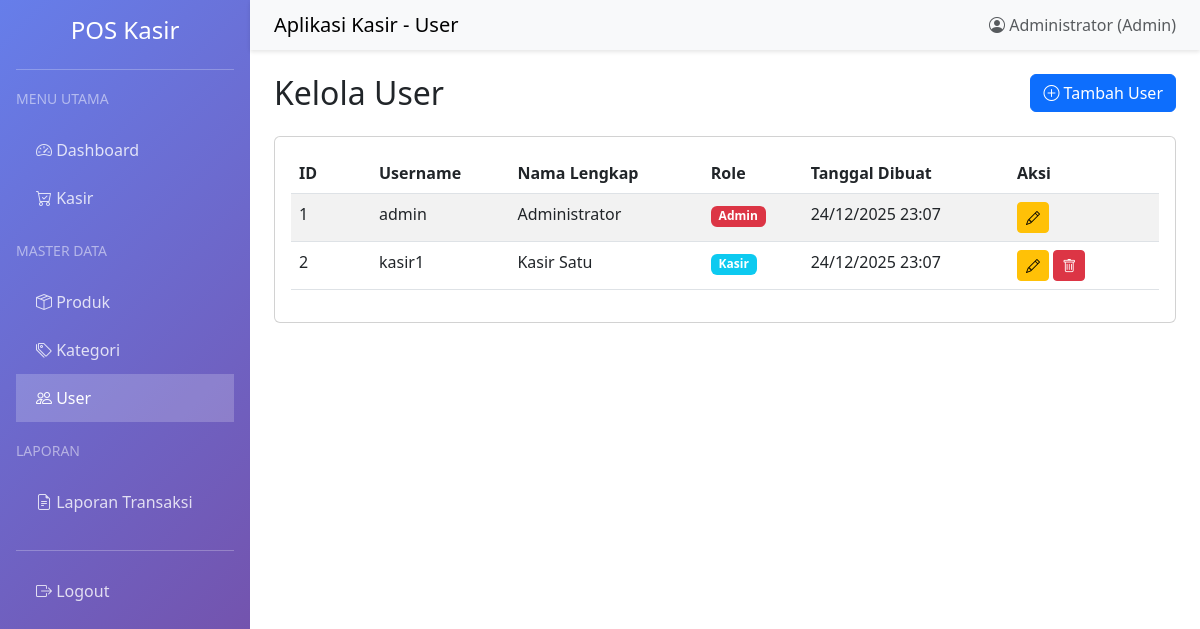
The app's page /index.php?page=user (signed in) with its own data.
### tables this page shows
CREATE TABLE users (
    id INT PRIMARY KEY AUTO_INCREMENT,
    username VARCHAR(50) UNIQUE NOT NULL,
    password VARCHAR(255) NOT NULL,
    nama_lengkap VARCHAR(100) NOT NULL,
    role ENUM('admin', 'kasir') NOT NULL,
    created_at TIMESTAMP DEFAULT CURRENT_TIMESTAMP
);

### controllers/UserController.php (called while the page is built, shortened)
<?php
class UserController {
    private $userModel;
    public function __construct() {
        $database = new Database();
        $this->db = $database->getConnection();
        $this->userModel = new User($this->db);
    }
    public function index() {
        $users = $this->userModel->getAll();
        include 'views/user/index.php';
    }
}
?>

### config/database.php (called while the page is built, shortened)
<?php
class Database {
    private $host = 'localhost';
    private $db_name = 'pos_kasir';
    private $username = 'root';
    private $password = '';
    public function getConnection() {
        $this->conn = null;
        try {
            $this->conn = new PDO(
                "mysql:host=" . $this->host . ";dbname=" . $this->db_name,
                $this->username,
                $this->password
            );
            $this->conn->setAttribute(PDO::ATTR_ERRMODE, PDO::ERRMODE_EXCEPTION);
            $this->conn->exec("set names utf8");
        } catch(PDOException $e) {
            echo "Connection error: " . $e->getMessage();
        }
        return $this->conn;
    }
}
?>

### models/User.php (called while the page is built, shortened)
<?php
class User {
    private $conn;
    private $table = 'users';
    public function __construct($db) {
        $this->conn = $db;
    }
    public function getAll() {
        $query = "SELECT id, username, nama_lengkap, role, created_at FROM " . $this->table;
        $stmt = $this->conn->prepare($query);
        $stmt->execute();
        return $stmt->fetchAll(PDO::FETCH_ASSOC);
    }
}

### views/user/index.php (the view)
<?php include 'views/layouts/header.php'; ?>
<div class="row mb-3">
    <div class="col">
        <h2>Kelola User</h2>
    </div>
    <div class="col text-end">
        <a href="index.php?page=user&action=create" class="btn btn-primary">
            <i class="bi bi-plus-circle"></i> Tambah User
        </a>
    </div>
</div>
<div class="card">
    <div class="card-body">
        <table class="table table-striped">
            <thead>
                <tr>
                    <th width="80">ID</th>
                    <th>Username</th>
                    <th>Nama Lengkap</th>
                    <th>Role</th>
                    <th>Tanggal Dibuat</th>
                    <th width="150">Aksi</th>
                </tr>
            </thead>
            <tbody>
                <?php foreach ($users as $u): ?>
                <tr>
                    <td><?= $u['id'] ?></td>
                    <td><?= $u['username'] ?></td>
                    <td><?= $u['nama_lengkap'] ?></td>
                    <td>
                        <span class="badge <?= $u['role'] == 'admin' ? 'bg-danger' : 'bg-info' ?>">
                            <?= ucfirst($u['role']) ?>
                        </span>
                    </td>
                    <td><?= date('d/m/Y H:i', strtotime($u['created_at'])) ?></td>
                    <td>
                        <a href="index.php?page=user&action=edit&id=<?= $u['id'] ?>" class="btn btn-sm btn-warning">
                            <i class="bi bi-pencil"></i>
                        </a>
                        <?php if ($u['id'] != $_SESSION['user_id']): ?>
                        <a href="index.php?page=user&action=delete&id=<?= $u['id'] ?>"
                           class="btn btn-sm btn-danger"
                           onclick="return confirm('Yakin ingin menghapus user ini?')">
                            <i class="bi bi-trash"></i>
                        </a>
                        <?php endif; ?>
                    </td>
                </tr>
                <?php endforeach; ?>
            </tbody>
        </table>
    </div>
</div>
<?php include 'views/layouts/footer.php'; ?>

### records on screen
users: id "1", username "admin", nama_lengkap "Administrator", role "Admin", created_at "24/12/2025 23:07"
users: id "2", username "kasir1", nama_lengkap "Kasir Satu", role "Kasir", created_at "24/12/2025 23:07"

### other values on screen
$page "User"
$_SESSION['nama_lengkap'] "Administrator"
$_SESSION['role'] "Admin"
